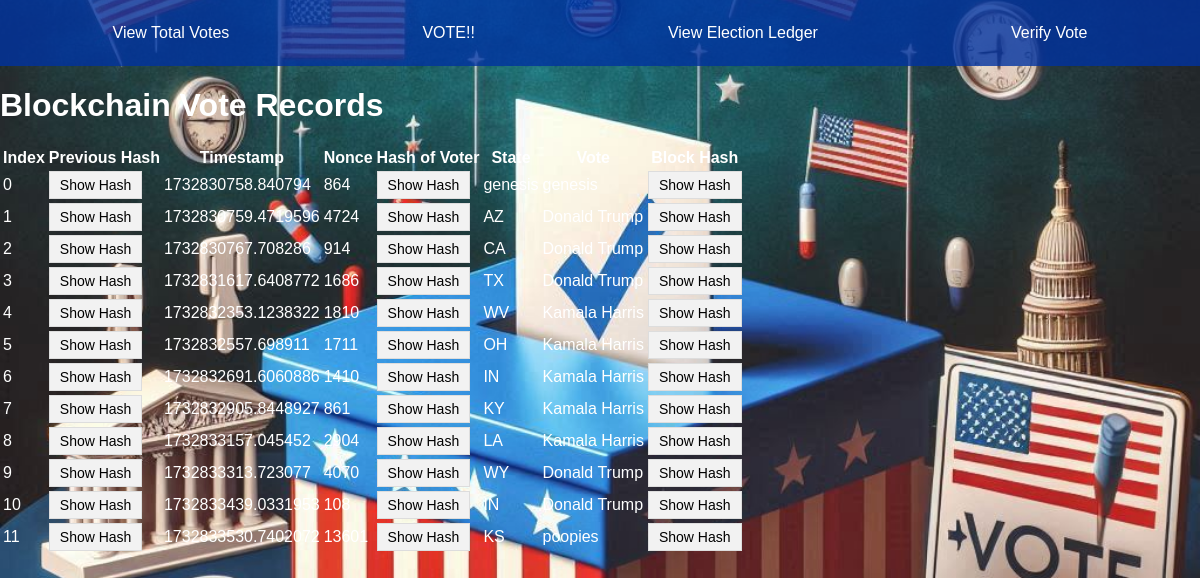
/view-ledger, run on an earlier commit of the app's database.
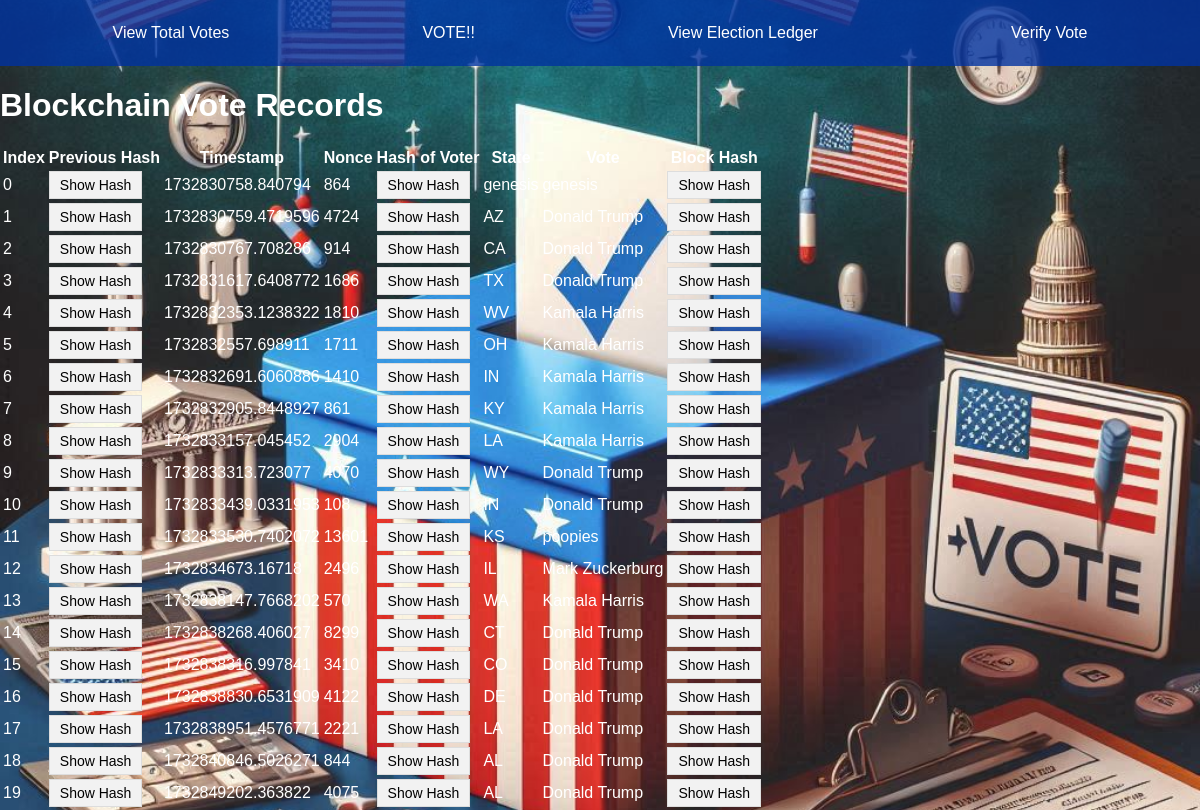
And on a later commit of the database.
### tables this page shows
CREATE TABLE ballots_blockchain (
	block_id INTEGER NOT NULL, 
	block JSON, 
	hash VARCHAR, 
	voter_signature VARCHAR, 
	PRIMARY KEY (block_id)
);

### controller/control.py (the view)
@app.route('/view-ledger', methods=['GET'])
def view_ledger():
    records = BLOCKCHAIN.retrieve_all()
    return render_template('view-ledger.html', records=records)

### model/model.py (called while the page is built)
    def retrieve_all(self):
        db_dump = self.block_db.get_all()
        ledger = []
        for block in db_dump:
            to_add = block[0]
            to_add["own_hash"] = block[1]
            to_add["signature"] = block[2]
            ledger.append(to_add)
        return ledger

    def get_session(self):
        return self.Session()

    def get_all(self):
        session = self.get_session()
        try:
            result = session.query(self.block_table.c.block, self.block_table.c.hash, self.block_table.c.voter_signature)
            return result
        finally:
            session.close()

### templates/view-ledger.html (shortened to what this page needs)
{% include "header.html" %}
<body>
    {% include "navbar.html" %}
    <h1>Blockchain Vote Records</h1>
    <table>
        <thead>
            <tr>
                <th>Index</th>
                <th>Previous Hash</th>
                <th>Timestamp</th>
                <th>Nonce</th>
                <th>Hash of Voter</th>
                <th>State</th>
                <th>Vote</th>
                <th>Block Hash</th>
            </tr>
        </thead>
        <tbody>
            {% for record in records %}
            <tr>
                <td>{{ record.index }}</td>
                <td>
                    <button class="toggle-btn" onclick="showPopup('previous-hash', '{{ record.previous_hash }}')">Show Hash</button>
                </td>
                <td>{{ record.timestamp }}</td>
                <td>{{ record.nonce }}</td>
                <td>
                    <button class="toggle-btn" onclick="showPopup('hash-of-voter', '{{ record.hash_of_voter }}')">Show Hash</button>
                </td>
                <td>{{ record.state }}</td>
                <td>{{ record.vote }}</td>
                <td>
                    <button class="toggle-btn" onclick="showPopup('own-hash', '{{ record.own_hash }}')">Show Hash</button>
                </td>
            </tr>
            {% endfor %}
        </tbody>
    </table>
</body>
</html>

### templates/header.html (shortened to what this page needs)
<!DOCTYPE html>
<html lang="en">
<head>
    <link rel="stylesheet" href="{{ url_for('static', filename='style.css') }}">
</head>

### templates/navbar.html
<div class="navbar">
    <a href="/">View Total Votes</a>
    <a href="/manage-vote">VOTE!!</a>
    <a href="/view-ledger">View Election Ledger</a>
    <a href="/verify-vote">Verify Vote</a>
</div>

### static/style.css (style rules this page uses)
body { font-family: Arial, sans-serif; margin: 0; padding: 0; background: url('../static/images/background.png') no-repeat center center fixed; background-size: cover; color: white; }
.navbar { display: flex; justify-content: space-around; align-items: center; background-color: rgba(0, 51, 160, 0.8); padding: 1em; }
.navbar a { color: white; text-decoration: none; padding: 0.5em; border-radius: 5px; transition: background-color 0.3s; }

### templates/view-ledger.html (style rules this page uses)
.toggle-btn { background-color: #f2f2f2; border: 1px solid #ddd; padding: 5px 10px; cursor: pointer; font-size: 14px; }

What changed in the data, as far as the page shows it:
added ballots_blockchain: index "12", timestamp "1732834673.16718", nonce "2496", state "IL", vote "Mark Zuckerburg"
added ballots_blockchain: index "13", timestamp "1732838147.7668202", nonce "570", state "WA", vote "Kamala Harris"
added ballots_blockchain: index "14", timestamp "1732838268.406027", nonce "8299", state "CT", vote "Donald Trump"
added ballots_blockchain: index "15", timestamp "1732838316.997841", nonce "3410", state "CO", vote "Donald Trump"
added ballots_blockchain: index "16", timestamp "1732838830.6531909", nonce "4122", state "DE", vote "Donald Trump"
added ballots_blockchain: index "17", timestamp "1732838951.4576771", nonce "2221", state "LA", vote "Donald Trump"
added ballots_blockchain: index "18", timestamp "1732840846.5026271", nonce "844", state "AL", vote "Donald Trump"
added ballots_blockchain: index "19", timestamp "1732849202.363822", nonce "4075", state "AL", vote "Donald Trump"
